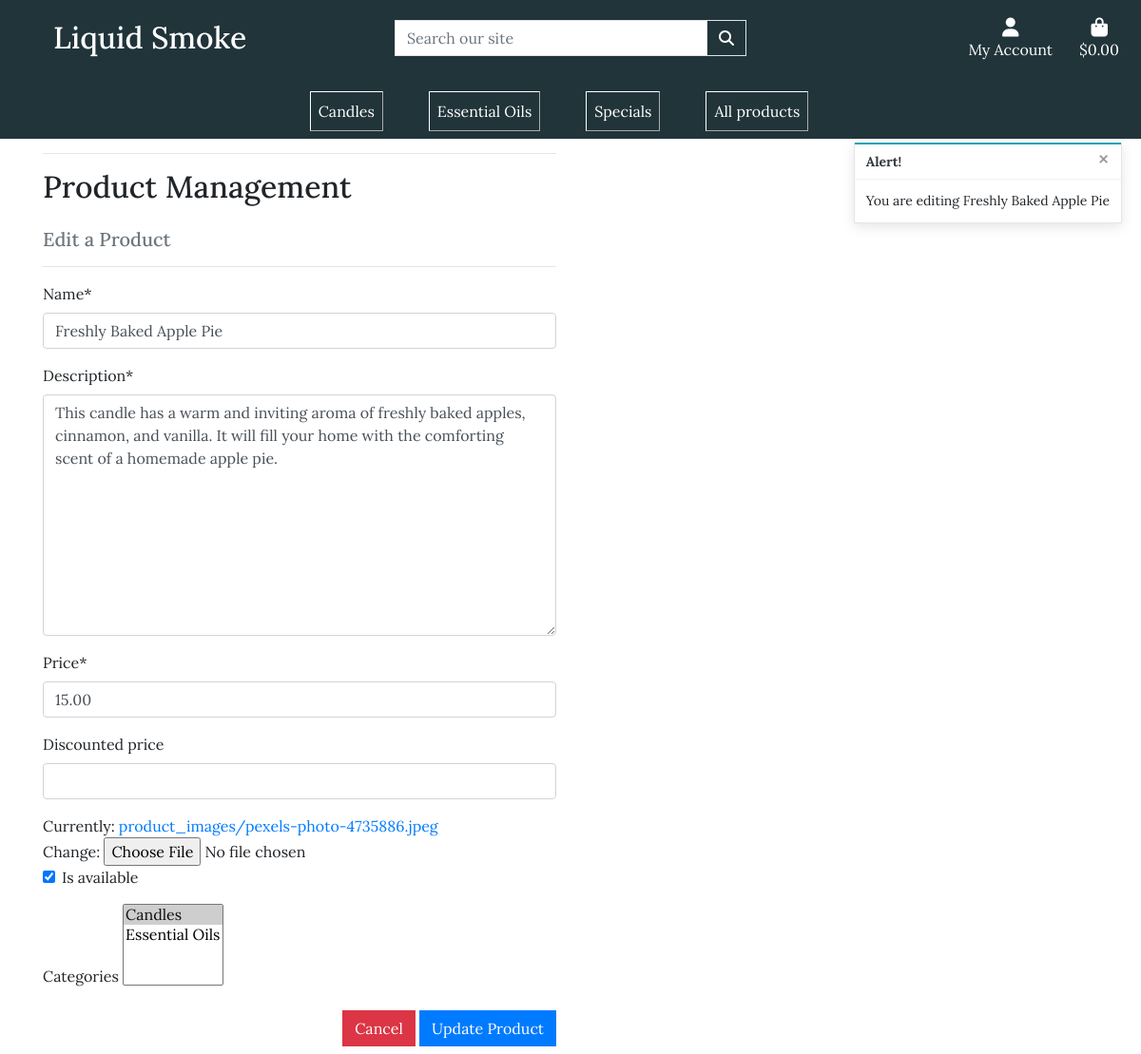
Page /edit/3/ (signed in) on the committed database.
### catalog/models.py (models this page shows, shortened)
class Product(models.Model):
    name = models.CharField(max_length=255)
    description = models.TextField()
    price = models.DecimalField(max_digits=6, decimal_places=2)
    discounted_price = models.DecimalField(max_digits=6,
                                           decimal_places=2,
                                           null=True,
                                           blank=True)
    image = models.ImageField(upload_to='product_images/')
    is_available = models.BooleanField(default=True)
    categories = models.ManyToManyField(Category, blank=True)
    class Meta:
        verbose_name_plural = 'products'

### catalog/views.py (the view)
# urls.py: path('edit/<int:product_id>/', views.edit_product, name='edit_product'),
@login_required
def edit_product(request, product_id):
    if not request.user.is_superuser:
        messages.error(request, "Sorry, you don't have permission \
             to access this page.")
        return redirect(reverse('home'))
    product = get_object_or_404(Product, pk=product_id)
    if request.method == 'POST':
        form = ProductForm(request.POST, request.FILES, instance=product)
        if form.is_valid():
            form.save()
            messages.success(request, 'Successfully updated product!')
            return redirect(reverse('product_details', args=[product.id]))
        else:
            messages.error(request, 'Failed to update product. \
                Please ensure the form is valid.')
    else:
        form = ProductForm(instance=product)
        messages.info(request, f'You are editing {product.name}')
    context = {
        'form': form,
        'product': product,
    }
    return render(request, 'home/edit_product.html', context)

### catalog/forms.py
class ProductForm(forms.ModelForm):
    class Meta:
        model = Product
        fields = '__all__'
    def __init__(self, *args, **kwargs):
        super().__init__(*args, **kwargs)
        categories = Category.objects.all()

### catalog/models.py (called while the page is built)
    def __str__(self):
        return self.name

### catalog/templates/home/edit_product.html (shortened to what this page needs)
{% extends "base.html" %}
{% load static %}
{% load crispy_forms_tags %}
{% block content %}
    <div class="container">
        <div class="row">
            <div class="col-12 col-md-6">
                <hr>
                <h2 class="logo-font mb-4">Product Management</h2>
                <h5 class="text-muted">Edit a Product</h5>
                <hr>
            </div>
        </div>
        <div class="row">
            <div class="col-12 col-md-6">
                <form method="POST" action="{% url 'edit_product' product.id %}" class="form mb-2" enctype="multipart/form-data">
                    {% for field in form %}
                        {% if field.name != 'image' %}
                            {{ field | as_crispy_field }}
                        {% else %}
                            {{ field }}
                        {% endif %}
                    {% endfor %}
                    <div class="text-right">
                        <a class="btn btn-danger rounded-0" href="{% url 'products' %}">Cancel</a>
                        <button class="btn btn-primary rounded-0" type="submit">Update Product</button>
                    </div>
                </form>
            </div>
        </div>
    </div>
{% endblock %}

### static/css/base.css (style rules this page uses)
html { height: 100%; scroll-behavior: smooth; }
body { padding-top: 145px; font-family: 'Lora', serif; font-size: 1rem; }

### rows in the picture
Product: name "Freshly Baked Apple Pie" "This candle has a warm and inviting aroma of freshly baked apples, cinnamon, and vanilla. It will fill your home with the comforting scent of a homemade apple pie." "15.00" "☑"

### other values in the picture
{{ message }} "You are editing Freshly Baked Apple Pie"
